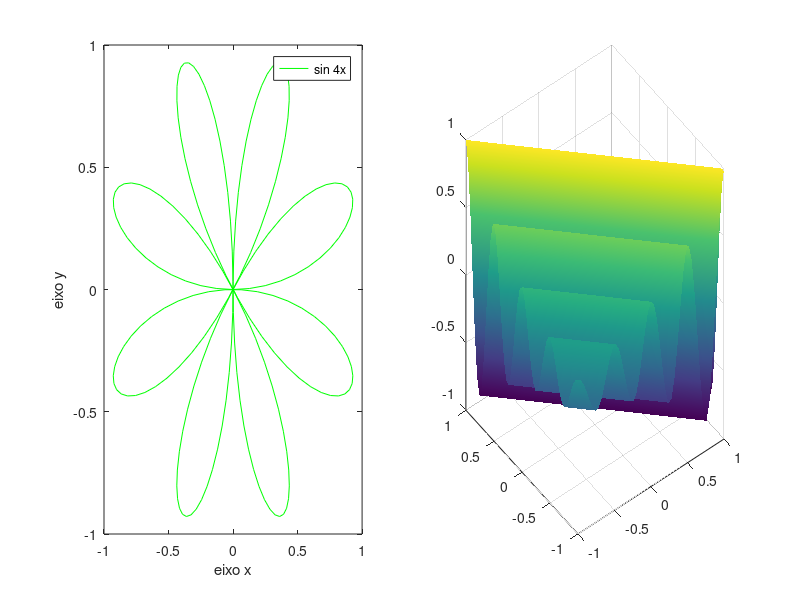

The MATLAB script that drew this image: (Note: this script raises an error after producing the figure.)

%1
 x = [1, 2, 3, 4, 5, 6, 7, 8, 9 , 10];
 imp_1 = x(1:2:10);
 imp_2 = 1:2:10;
%%
%2
 seq_1 = -5:1:5;
 seq_2 = linspace(-5,5,11); % -5 até 5 - 11 valores
%%
%3
 A  = [1, 5, 1-1j; 4, 1j, -1];

%4 
 A(3,:) = [1 2 3];
 A(:,4) = [3 2 1];

%5
 A(:,1:2:end) = []; % final tambem conta

%%
%6
 x = linspace(-2*pi,0,200);
 y = sin(x).*exp(x);
 plot(x,y,'r:')
 axis([-8 0 -0.5 0.8])
 legend('sin x');
 xlabel('eixo x');
 ylabel('eixo y');

 %7
 x = linspace(0,2*pi,200);
 f = sin(4*x).*exp(1j*x);  %%funcoes complexas nao se mete abcissa
 subplot(1,2,1);
 plot(f,'g');
 legend('sin 4x');
 xlabel('eixo x');
 ylabel('eixo y');
 g = sin(8*x).*exp(1j*x);
 subplot(1,2,2);
 plot(g,'r');
 legend('sin 8x');
 xlabel('eixo x');
 ylabel('eixo y');

%%
%7

x = linspace(-1,1,51);
y = linspace(-1,1,51);
[XX,YY] = meshgrid(x,y);

f= cos(4*pi.*(XX+YY)).*exp(-(abs(XX+YY)));

surf(x,y,f)
shading interp

%%
%8
x = linspace(0,2*pi);
y = sin(x);
f1 = Taylor(2,x);
f2 = Taylor(10,x);
% subplot(1,3,1);
% plot(x,y)
% subplot(1,3,2);
% plot(x,f1) 
% subplot(1,3,3);
% plot(x,f2)

plot(x,y,'r',x,f1,'b',x,f2,'k') %tudo em um
